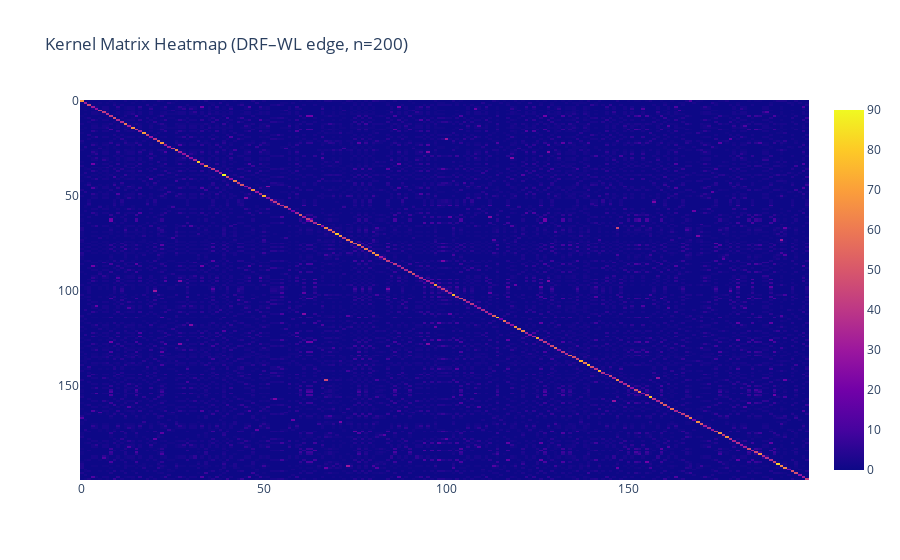

The code cell stored with this chart in its notebook:
### Markdown cell above
### DRF–WL Kernel Matrix (edge features)

This heatmap visualizes the kernel matrix computed using the DRF–WL edge kernel for a subset of reactions.
Each entry \(K_{ij}\) represents the multiset intersection between the DRF–WL feature representations of reaction \(i\) and reaction \(j\).

The bright diagonal indicates high self-similarity, as each reaction shares all its features with itself.
Most off-diagonal entries are close to zero, which reflects the sparsity of the DRF representation:  
DRF removes all static molecular structure and retains only features corresponding to reaction-specific changes.

Non-zero off-diagonal values highlight pairs of reactions that share similar bond-change patterns.
This confirms that the DRF–WL kernel captures meaningful similarities between reactions while remaining highly selective.

### Code cell
mode = "edge"   # "edge" | "vertex" | "sp"
n = 200

K_drf, y_small = build_kernel_matrix_from_loaded(
    X_drf, y_drf,
    mode=mode,
    n=n,
)

stats = kernel_matrix_stats(K_drf)
print("Kernel matrix stats:", stats)

fig = px.imshow(
    K_drf,
    title=f"Kernel Matrix Heatmap (DRF–WL {mode}, n={n})",
    aspect="auto",
)
fig.show()

### Figure 1 — Plotly figure (JSON) as saved in the notebook; plotly's stock layout.template omitted (floating-point values rounded to 4 significant figures; data arrays with more than 128 entries replaced by an {"elided": "..."} marker saying what was removed)
{"data": [{"coloraxis": "coloraxis", "hovertemplate": "x: %{x}<br>y: %{y}<br>color: %{z}<extra></extra>", "name": "0", "type": "heatmap", "xaxis": "x", "yaxis": "y", "z": {"elided": "200x200 float values"}}], "layout": {"coloraxis": {"colorscale": [[0, "#0d0887"], [0.1111, "#46039f"], [0.2222, "#7201a8"], [0.3333, "#9c179e"], [0.4444, "#bd3786"], [0.5556, "#d8576b"], [0.6667, "#ed7953"], [0.7778, "#fb9f3a"], [0.8889, "#fdca26"], [1, "#f0f921"]]}, "title": {"text": "Kernel Matrix Heatmap (DRF–WL edge, n=200)"}, "xaxis": {"anchor": "y", "domain": [0, 1]}, "yaxis": {"anchor": "x", "autorange": "reversed", "domain": [0, 1]}}}
